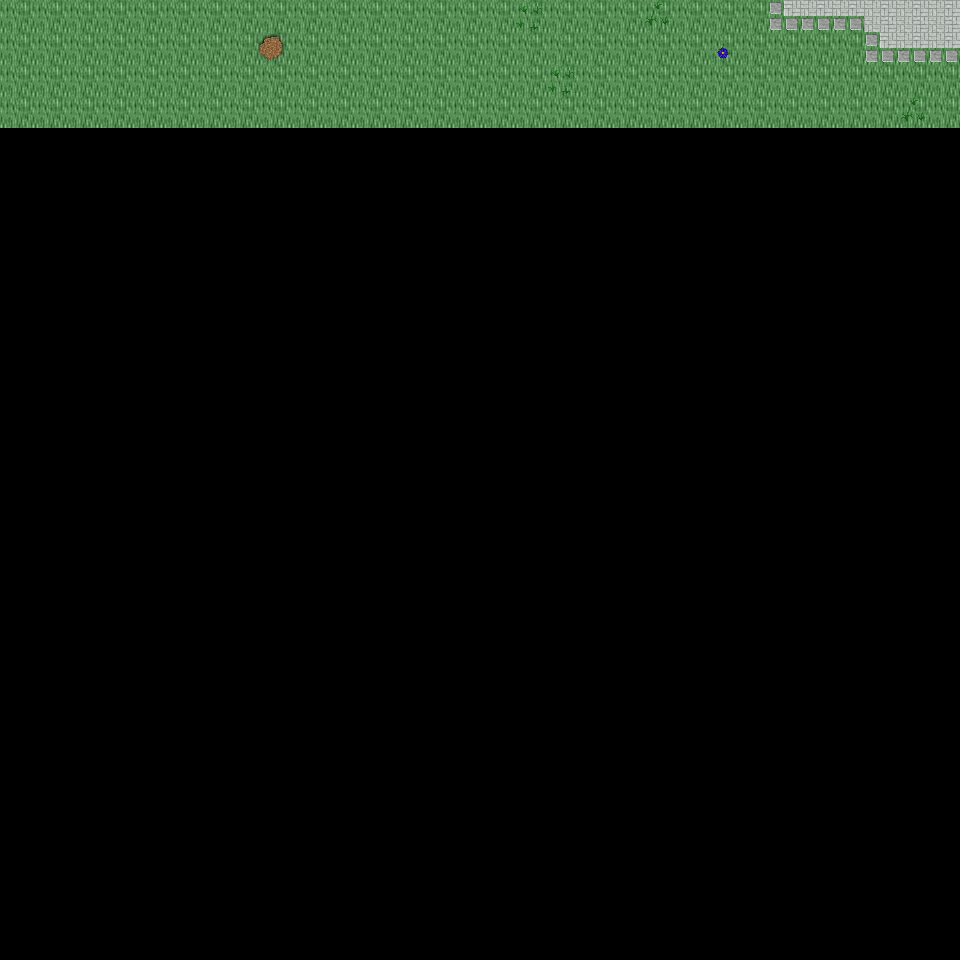

This is a level from a 2D game, rendered from its Tiled map with the project's own tilesets. A one-line summary and the map file follow, with tile-layer data summarised:
An orthogonal 30x30 tile map with 32x32 px tiles, 6 tile layers (Ground, Object, Object2, Above, ...), 48 tilesets and 2 objects (2x mapExit).

<map version="1.0" orientation="orthogonal" renderorder="right-down" width="30" height="30" tilewidth="32" tileheight="32" nextobjectid="3">
  <tileset firstgid="1" name="tileset_logic_collision" tilewidth="32" tileheight="32" tilecount="1" columns="1">
    <image source="../drawable/tileset_logic_collision.png" width="32" height="32" />
  </tileset>
  <tileset firstgid="2" name="tileset_ground_ground" tilewidth="32" tileheight="32" tilecount="33" columns="3">
    <image source="../drawable/tileset_ground_ground.png" width="96" height="352" />
  </tileset>
  <tileset firstgid="35" name="tileset_ground_water_water" tilewidth="32" tileheight="32" tilecount="24" columns="3">
    <image source="../drawable/tileset_ground_water_water.png" width="96" height="256" />
  </tileset>
  <tileset firstgid="59" name="tileset_plant_grasses" tilewidth="32" tileheight="32" tilecount="6" columns="3">
    <image source="../drawable/tileset_plant_grasses.png" width="96" height="64" />
  </tileset>
  <tileset firstgid="65" name="tileset_ground_grass_edges" tilewidth="32" tileheight="32" tilecount="36" columns="12">
    <image source="../drawable/tileset_ground_grass_edges.png" width="384" height="96" />
  </tileset>
  <tileset firstgid="101" name="tileset_plant_tree_tree_green" tilewidth="32" tileheight="32" tilecount="88" columns="8">
    <image source="../drawable/tileset_plant_tree_tree_green.png" width="256" height="352" />
  </tileset>
  <tileset firstgid="189" name="tileset_ground_water_pool_grassy" tilewidth="32" tileheight="32" tilecount="27" columns="9">
    <image source="../drawable/tileset_ground_water_pool_grassy.png" width="288" height="96" />
  </tileset>
  <tileset firstgid="216" name="tileset_ground_water_water_corners" tilewidth="32" tileheight="32" tilecount="12" columns="6">
    <image source="../drawable/tileset_ground_water_water_corners.png" width="192" height="64" />
  </tileset>
  <tileset firstgid="228" name="tileset_plant_flower_daisy_blue" tilewidth="32" tileheight="32" tilecount="8" columns="2">
    <image source="../drawable/tileset_plant_flower_daisy_blue.png" width="64" height="128" />
  </tileset>
  <tileset firstgid="236" name="tileset_ground_water_channels_grassy" tilewidth="32" tileheight="32" tilecount="6" columns="3">
    <image source="../drawable/tileset_ground_water_channels_grassy.png" width="96" height="64" />
  </tileset>
  <tileset firstgid="242" name="tileset_plant_flower_daisy_yellow" tilewidth="32" tileheight="32" tilecount="8" columns="2">
    <image source="../drawable/tileset_plant_flower_daisy_yellow.png" width="64" height="128" />
  </tileset>
  <tileset firstgid="250" name="tileset_plant_flower_daisy_white" tilewidth="32" tileheight="32" tilecount="8" columns="2">
    <image source="../drawable/tileset_plant_flower_daisy_white.png" width="64" height="128" />
  </tileset>
  <tileset firstgid="258" name="tileset_building_wall_wall_brown" tilewidth="32" tileheight="32" tilecount="12" columns="3">
    <image source="../drawable/tileset_building_wall_wall_brown.png" width="96" height="128" />
  </tileset>
  <tileset firstgid="270" name="tileset_plant_bush_bushes" tilewidth="32" tileheight="32" tilecount="10" columns="5">
    <image source="../drawable/tileset_plant_bush_bushes.png" width="160" height="64" />
  </tileset>
  <tileset firstgid="280" name="tileset_plant_vine" tilewidth="32" tileheight="32" tilecount="3" columns="1">
    <image source="../drawable/tileset_plant_vine.png" width="32" height="96" />
  </tileset>
  <tileset firstgid="283" name="tileset_building_decoration_rocks_2" tilewidth="32" tileheight="32" tilecount="2" columns="1">
    <image source="../drawable/tileset_building_decoration_rocks_2.png" width="32" height="64" />
  </tileset>
  <tileset firstgid="285" name="tileset_plant_stump_stump_green" tilewidth="32" tileheight="32" tilecount="4" columns="2">
    <image source="../drawable/tileset_plant_stump_stump_green.png" width="64" height="64" />
  </tileset>
  <tileset firstgid="289" name="tileset_building_decoration_green_block" tilewidth="32" tileheight="32" tilecount="4" columns="2">
    <image source="../drawable/tileset_building_decoration_green_block.png" width="64" height="64" />
  </tileset>
  <tileset firstgid="293" name="tileset_plant_tree_tree_golden_small" tilewidth="32" tileheight="32" tilecount="6" columns="2">
    <image source="../drawable/tileset_plant_tree_tree_golden_small.png" width="64" height="96" />
  </tileset>
  <tileset firstgid="299" name="tileset_plant_flower_daisy_red" tilewidth="32" tileheight="32" tilecount="8" columns="2">
    <image source="../drawable/tileset_plant_flower_daisy_red.png" width="64" height="128" />
  </tileset>
  <tileset firstgid="307" name="tileset_plant_stump_stump_purple" tilewidth="32" tileheight="32" tilecount="4" columns="2">
    <image source="../drawable/tileset_plant_stump_stump_purple.png" width="64" height="64" />
  </tileset>
  <tileset firstgid="311" name="tileset_item_pot_dark_barrel" tilewidth="32" tileheight="32" tilecount="2" columns="1">
    <image source="../drawable/tileset_item_pot_dark_barrel.png" width="32" height="64" />
  </tileset>
  <tileset firstgid="313" name="tileset_ground_ladder_vertical_dark" tilewidth="32" tileheight="32" tilecount="3" columns="3">
    <image source="../drawable/tileset_ground_ladder_vertical_dark.png" width="96" height="32" />
  </tileset>
  <tileset firstgid="316" name="tileset_item_statue_green_stone" tilewidth="32" tileheight="32" tilecount="12" columns="4">
    <image source="../drawable/tileset_item_statue_green_stone.png" width="128" height="96" />
  </tileset>
  <tileset firstgid="328" name="tileset_item_statue_grey_stone" tilewidth="32" tileheight="32" tilecount="4" columns="2">
    <image source="../drawable/tileset_item_statue_grey_stone.png" width="64" height="64" />
  </tileset>
  <tileset firstgid="332" name="tileset_ground_rock_pebbles" tilewidth="32" tileheight="32" tilecount="3" columns="1">
    <image source="../drawable/tileset_ground_rock_pebbles.png" width="32" height="96" />
  </tileset>
  <tileset firstgid="335" name="tileset_item_corpse_huge_animal" tilewidth="32" tileheight="32" tilecount="16" columns="2">
    <image source="../drawable/tileset_item_corpse_huge_animal.png" width="64" height="256" />
  </tileset>
  <tileset firstgid="351" name="tileset_building_fence_fence_chunky" tilewidth="32" tileheight="32" tilecount="21" columns="3">
    <image source="../drawable/tileset_building_fence_fence_chunky.png" width="96" height="224" />
  </tileset>
  <tileset firstgid="372" name="tileset_building_roof_red" tilewidth="32" tileheight="32" tilecount="20" columns="5">
    <image source="../drawable/tileset_building_roof_red.png" width="160" height="128" />
  </tileset>
  <tileset firstgid="392" name="tileset_building_decoration_banner" tilewidth="32" tileheight="32" tilecount="12" columns="1">
    <image source="../drawable/tileset_building_decoration_banner.png" width="32" height="384" />
  </tileset>
  <tileset firstgid="404" name="tileset_building_door_closed" tilewidth="32" tileheight="32" tilecount="1" columns="1">
    <image source="../drawable/tileset_building_door_closed.png" width="32" height="32" />
  </tileset>
  <tileset firstgid="405" name="tileset_building_window_window_right" tilewidth="32" tileheight="32" tilecount="2" columns="2">
    <image source="../drawable/tileset_building_window_window_right.png" width="64" height="32" />
  </tileset>
  <tileset firstgid="407" name="tileset_building_decoration_floor_sparkle" tilewidth="32" tileheight="32" tilecount="18" columns="3">
    <image source="../drawable/tileset_building_decoration_floor_sparkle.png" width="96" height="192" />
  </tileset>
  <tileset firstgid="425" name="tileset_object_well" tilewidth="32" tileheight="32" tilecount="4" columns="2">
    <image source="../drawable/tileset_object_well.png" width="64" height="64" />
  </tileset>
  <tileset firstgid="429" name="tileset_building_decoration_magician_banner" tilewidth="32" tileheight="32" tilecount="3" columns="3">
    <image source="../drawable/tileset_building_decoration_magician_banner.png" width="96" height="32" />
  </tileset>
  <tileset firstgid="432" name="tileset_building_decoration_chimney" tilewidth="32" tileheight="32" tilecount="2" columns="1">
    <image source="../drawable/tileset_building_decoration_chimney.png" width="32" height="64" />
  </tileset>
  <tileset firstgid="434" name="tileset_logic_item_sheepfood" tilewidth="32" tileheight="32" tilecount="1" columns="1">
    <image source="../drawable/tileset_logic_item_sheepfood.png" width="32" height="32" />
  </tileset>
  <tileset firstgid="435" name="tileset_logic_creature_rodent" tilewidth="32" tileheight="32" tilecount="8" columns="8">
    <image source="../drawable/tileset_logic_creature_rodent.png" width="256" height="32" />
  </tileset>
  <tileset firstgid="443" name="tileset_logic_creature_animal" tilewidth="32" tileheight="32" tilecount="32" columns="8">
    <image source="../drawable/tileset_logic_creature_animal.png" width="256" height="128" />
  </tileset>
  <tileset firstgid="475" name="tileset_logic_item_resources" tilewidth="32" tileheight="32" tilecount="6" columns="6">
    <image source="../drawable/tileset_logic_item_resources.png" width="192" height="32" />
  </tileset>
  <tileset firstgid="481" name="tileset_logic_protection" tilewidth="32" tileheight="32" tilecount="2" columns="2">
    <image source="../drawable/tileset_logic_protection.png" width="64" height="32" />
  </tileset>
  <tileset firstgid="483" name="tileset_ground_green_paving" tilewidth="32" tileheight="32" tilecount="18" columns="3">
    <image source="../drawable/tileset_ground_green_paving.png" width="96" height="192" />
  </tileset>
  <tileset firstgid="501" name="tileset_building_fence_palisade" tilewidth="32" tileheight="32" tilecount="84" columns="6">
    <image source="../drawable/tileset_building_fence_palisade.png" width="192" height="448" />
  </tileset>
  <tileset firstgid="585" name="tileset_light_light_5x5" tilewidth="32" tileheight="32" tilecount="25" columns="5">
    <image source="../drawable/tileset_light_light_5x5.png" width="160" height="160" />
  </tileset>
  <tileset firstgid="610" name="tileset_light_door_light" tilewidth="32" tileheight="32" tilecount="12" columns="3">
    <image source="../drawable/tileset_light_door_light.png" width="96" height="128" />
  </tileset>
  <tileset firstgid="622" name="tileset_building_decoration_orbpedestal" tilewidth="32" tileheight="32" tilecount="2" columns="1">
    <image source="../drawable/tileset_building_decoration_orbpedestal.png" width="32" height="64" />
  </tileset>
  <tileset firstgid="624" name="tileset_item_pot_wooden_crates" tilewidth="32" tileheight="32" tilecount="6" columns="3">
    <image source="../drawable/tileset_item_pot_wooden_crates.png" width="96" height="64" />
  </tileset>
  <tileset firstgid="630" name="tileset_logic_creature_fowl" tilewidth="32" tileheight="32" tilecount="6" columns="6">
    <image source="../drawable/tileset_logic_creature_fowl.png" width="192" height="32" />
  </tileset>
  <layer name="Ground" width="30" height="30">
    <data>[900 cells, 120 non-empty, 1 distinct tile ids]</data>
  </layer>
  <layer name="Object" width="30" height="30">
    <data>[900 cells, 10 non-empty, 4 distinct tile ids]</data>
  </layer>
  <layer name="Object2" width="30" height="30">
    <data>[900 cells, 5 non-empty, 3 distinct tile ids]</data>
  </layer>
  <layer name="Above" width="30" height="30">
    <data>[900 cells, 0 non-empty, 0 distinct tile ids]</data>
  </layer>
  <layer name="Above2" width="30" height="30">
    <data>[900 cells, 0 non-empty, 0 distinct tile ids]</data>
  </layer>
  <layer name="Walkable" width="30" height="30">
    <data>[900 cells, 0 non-empty, 0 distinct tile ids]</data>
  </layer>
  <objectgroup name="MapEvents">
    <object id="1" name="north" type="mapExit" x="0" y="0" width="960" height="32">
      <properties>
        <property name="map" value="level_0_x136_y22" />
        <property name="x" value="0" />
        <property name="y" value="28" />
      </properties>
    </object>
    <object id="2" name="east" type="mapExit" x="928" y="0" width="32" height="960">
      <properties>
        <property name="map" value="level_0_x137_y23" />
        <property name="x" value="1" />
        <property name="y" value="0" />
      </properties>
    </object>
  </objectgroup>
</map>
